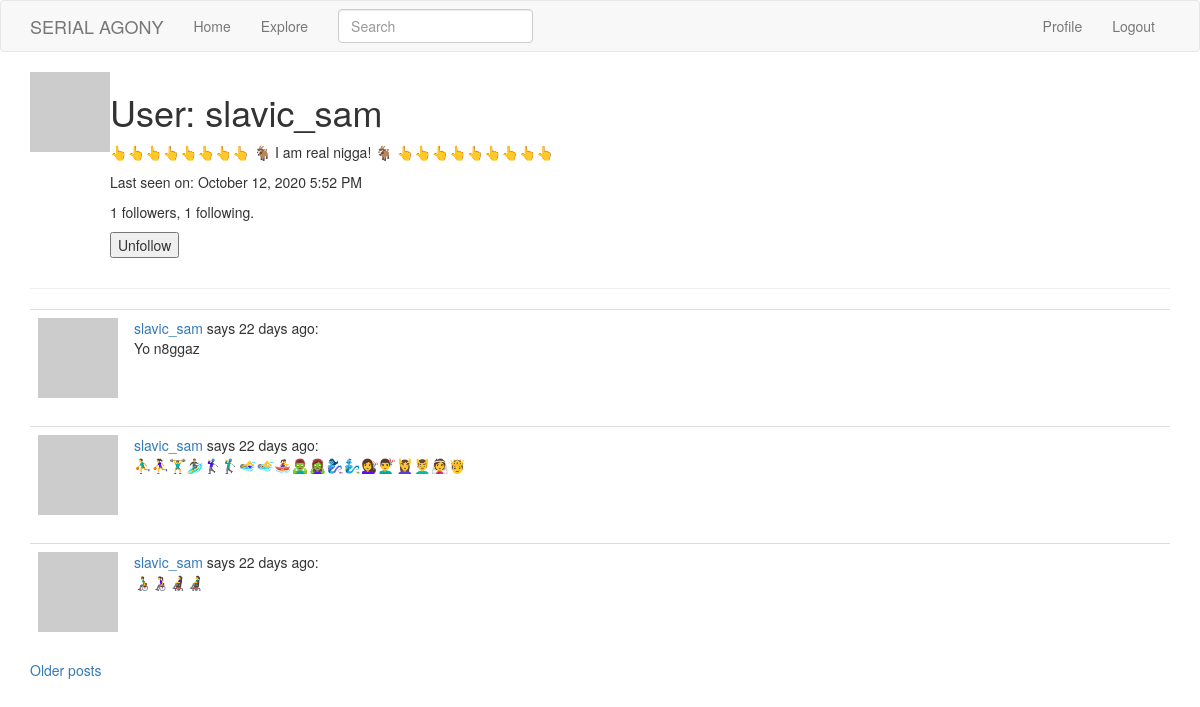
Screenshot of /user/slavic_sam (signed in) with the database file from the repository.
### app/models.py (models this page shows, shortened)
class User(UserMixin, db.Model):
    id = db.Column(db.Integer, primary_key=True)
    username = db.Column(db.String(64), index=True, unique=True)
    email = db.Column(db.String(120), index=True, unique=True)
    password_hash = db.Column(db.String(128))
    posts = db.relationship('Post', backref='author', lazy='dynamic')
    about_me = db.Column(db.String(140))
    last_seen = db.Column(db.DateTime, default=datetime.utcnow)
    followed = db.relationship(
        'User', secondary=followers,
        primaryjoin=(followers.c.follower_id == id),
        secondaryjoin=(followers.c.followed_id == id),
        backref=db.backref('followers', lazy='dynamic'), lazy='dynamic')
    def avatar(self, size):
        digest = md5(self.email.lower().encode('utf-8')).hexdigest()
        return 'https://www.gravatar.com/avatar/{}?d=identicon&s={}'.format(
            digest, size)
    def is_following(self, user):
        return self.followed.filter(
            followers.c.followed_id == user.id).count() > 0

class SearchableMixin(object):
    @classmethod
    def before_commit(cls, session):
        session._changes = {
            'add': list(session.new),
            'update': list(session.dirty),
            'delete': list(session.deleted)
        }
    @classmethod
    def after_commit(cls, session):
        for obj in session._changes['add']:
            if isinstance(obj, SearchableMixin):
                add_to_index(obj.__tablename__, obj)
        for obj in session._changes['update']:
            if isinstance(obj, SearchableMixin):
                add_to_index(obj.__tablename__, obj)
        for obj in session._changes['delete']:
            if isinstance(obj, SearchableMixin):
                remove_from_index(obj.__tablename__, obj)
        session._changes = None

class Post(SearchableMixin, db.Model):
    __searchable__ = ['body']
    id = db.Column(db.Integer, primary_key=True)
    body = db.Column(db.String(140))
    timestamp = db.Column(db.DateTime, index=True, default=datetime.utcnow)
    user_id = db.Column(db.Integer, db.ForeignKey('user.id'))
    language = db.Column(db.String(5))

### app/routes.py (the view)
@app.route('/user/<username>')
@login_required
def user(username):
    user = User.query.filter_by(username=username).first_or_404()
    page = request.args.get('page', 1, type=int)
    posts = user.posts.order_by(Post.timestamp.desc()).paginate(
        page, app.config['POSTS_PER_PAGE'], False)
    next_url = url_for('user', username=user.username, page=posts.next_num) \
        if posts.has_next else None
    prev_url = url_for('user', username=user.username, page=posts.prev_num) \
        if posts.has_prev else None
    form = EmptyForm()
    return render_template('user.html', user=user, posts=posts.items,
                           next_url=next_url, prev_url=prev_url, form=form)

### app/forms.py
class SearchForm(FlaskForm):
    q = StringField(_l('Search'), validators=[DataRequired()])
    def __init__(self, *args, **kwargs):
        if 'formdata' not in kwargs:
            kwargs['formdata'] = request.args
        if 'csrf_enabled' not in kwargs:
            kwargs['csrf_enabled'] = False
        super(SearchForm, self).__init__(*args, **kwargs)

class EmptyForm(FlaskForm):
    submit = SubmitField('Submit')

### app/models.py (called while the page is built)
@login.user_loader
def load_user(id):
    return User.query.get(int(id))

### app/routes.py (called while the page is built)
@app.before_request
def before_request():
    if current_user.is_authenticated:
        current_user.last_seen = datetime.utcnow()
        db.session.commit()
        g.search_form = SearchForm()
    g.locale = str(get_locale())

### templates/user.html (shortened to what this page needs)
{% extends "base.html" %}
{% block app_content %}
    <table>
        <tr valign="top">
            <td><img src="{{ user.avatar(128) }}"></td>
            <td>
                <h1>User: {{ user.username }}</h1>
                {% if user.about_me %}<p>{{ user.about_me }}</p>{% endif %}
                {% if user.last_seen %}
                <p>Last seen on: {{ moment(user.last_seen).format('LLL') }}</p>
                {% endif %}
                <p>{{ user.followers.count() }} followers, {{ user.followed.count() }} following.</p>
                {% if user == current_user %}
                <p><a href="{{ url_for('edit_profile') }}">Edit your profile</a></p>
                {% else %}
                <p>
                    <form action="{{ url_for('unfollow', username=user.username) }}" method="post">
                        {{ form.submit(value='Unfollow') }}
                    </form>
                </p>
                {% endif %}
            </td>
        </tr>
    </table>
    <hr>
    {% for post in posts %}
        {% include '_post.html' %}
    {% endfor %}
    {% if next_url %}
    <a href="{{ next_url }}">Older posts</a>
    {% endif %}
{% endblock %}

### templates/_post.html (shortened to what this page needs)
<table class="table table-hover">
    <tr>
        <td width="70px">
            <a href="{{ url_for('user', username=post.author.username) }}">
                <img src="{{ post.author.avatar(70) }}" />
            </a>
        </td>
        <td>
            <a href="{{ url_for('user', username=post.author.username) }}">
                {{ post.author.username }}
            </a>
            says {{ moment(post.timestamp).fromNow() }}:
            <br>
            <span id="post{{ post.id }}">
                {{ post.body }}
            </span>
        </td>
    </tr>
  </table>

### rows the page displays
User: username "slavic_sam", about_me "👆👆👆👆👆👆👆👆 🐐 I am real nigga! 🐐 👆👆👆👆👆👆👆👆👆", last_seen "October 12, 2020 5:52 PM"
Post: author.username "slavic_sam", timestamp "22 days ago", body "Yo n8ggaz"
Post: author.username "slavic_sam", timestamp "22 days ago", body "⛹‍♂️⛹‍♀️🏋‍♂️🏄‍♂️🏌‍♀️🏌‍♂️🏊‍♀️🏊‍♂️🚣‍♀️🧟‍♂️🧟‍♀️🧞‍♀️🧞‍♂️💇‍♀️💇‍♂️💆‍♀️💆‍♂️👰🤴"
Post: author.username "slavic_sam", timestamp "22 days ago", body "👨‍🦽👩‍🦽👩‍🦼👨‍🦼"

### other values shown
{{ user.followers.count() }} "1"
{{ user.followed.count() }} "1"
